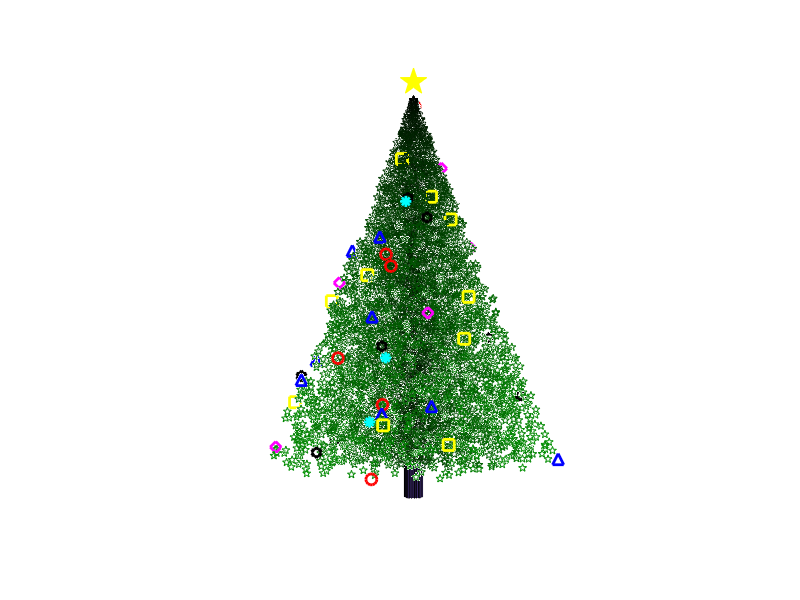

This chart was generated by the following MATLAB code:
% -------------------------------------------------------------------------
clear
clc
close all
figure
hold on
N = 6^5; 
c = 50; 
k = randi(6,c,1);
l = randperm(N,c);
q = @(x) rand(N,1);
a = q()*2*pi; z = q();
r = .4*(1-z); t = q();
x = r.*cos(a);
y = r.*sin(a);
P = {'ro','ys','md','b^','kh','c*'};
scatter3(x.*t,y.*t,z,[],[zeros(N,1) (t.*r).^.6 zeros(N,1)],'p')
plot3(0,0,1.05,'yp','markers',20,'markerf','y')
for i = 1:6
    L = l(k==i);
    plot3(x(L),y(L),z(L),P{i},'markers',8,'linew',2);
end
[X,Y,Z] = cylinder(.025,30);
surf(X,Y,-Z*.1)
view(3, 9), axis equal off
for i = 1:9:c*9
    set(gca,'vie',[i, 9]);
    drawnow
end
%--------------------------------------------------------------------------